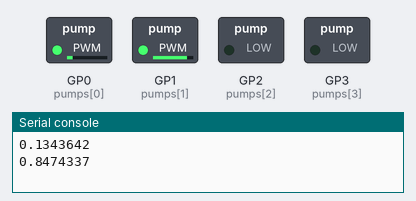
This program was run on a simulated Raspberry Pi Pico running MicroPython. On the bench: switched loads named in the program (green lamp = pin HIGH), the last lines printed to the serial console. Random numbers come from a fixed seed. At 41.0 s the program stops and its outputs stay as they are.

Above: at 10.3 s.
At 20.6 s:
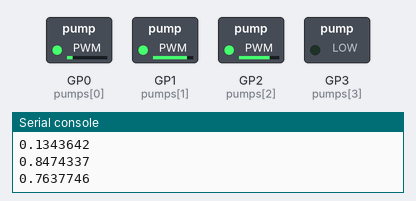
At 30.8 s:
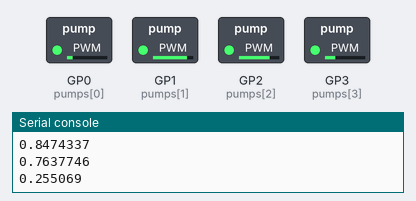
At 41.1 s:
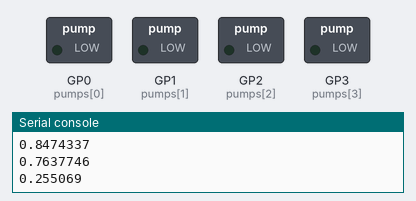
Timing chart, 0 to 42.5 s (numbered marks = the images above):
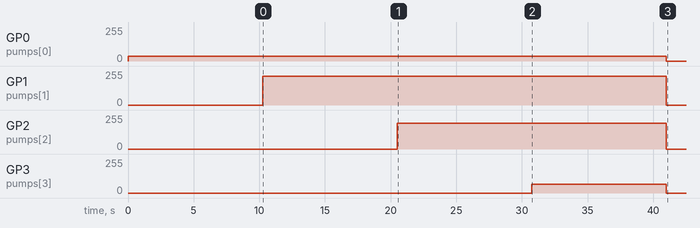

The program:

pumps_loop.py
```python
import random
from time import sleep

from machine import PWM, Pin

pumps = [PWM(Pin(i)) for i in range(4)]


def run(pump, power):
    assert 0 <= power <= 1, "power must be between 0 and 1"
    pump.freq(20000)
    pump.duty_u16(round(65535 * power))


def run_exp():
    for pump in pumps:
        pw = random.random()
        print(pw)
        run(pump, pw)
        sleep(10.25)


run_exp()
[run(pump, 0.0) for pump in pumps]
# while True:
#    run_exp()
##    sleep(50000)

#    [run(pump, 0.0) for pump in pumps]
#    sleep(50000)
```

Measured:
- by itself, GP3 (pumps[3]): 65/255 → 0/255 at 41.0 s
